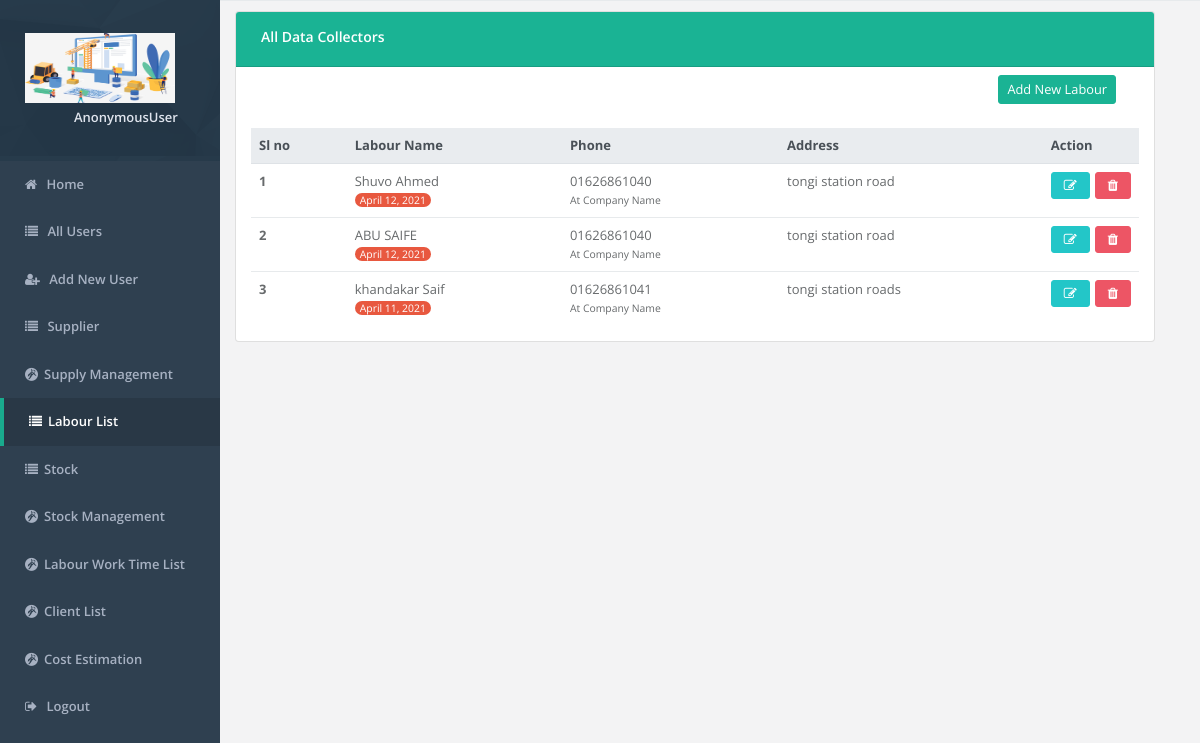
The app's page /supply/labour_list/ with its own data.
### supply_management/models.py (models this page shows, shortened)
class Labour(models.Model):
    name = models.CharField(max_length=200)
    phone = models.CharField(max_length=200)
    address = models.CharField(max_length=200)
    labour_type = models.ForeignKey(LabourTypes, on_delete=models.CASCADE)
    qualification = models.CharField(max_length=200)
    nid_number = models.CharField(max_length=200)
    photo = models.ImageField()
    created_date = models.DateField(auto_now_add=True)

### supply_management/views.py (the view)
# urls.py: path('labour_list/', views.labour_list, name="labour_list"),
def labour_list(request):
    labour_obj = Labour.objects.all()[::-1]
    context={
        "labour": labour_obj,
        'isact_labourlist': 'active'
    }
    return render(request, "labour/labour_list.html", context)

### templates/labour/labour_list.html (shortened to what this page needs)
{% include 'header.html' %}
{% load static %}
<div class="main-content" id="panel" style="margin-top:10px;">
    <div class="row">
        <div class="row container-fluid">
            <div class="col-md-12">
                <div class="card">
                    <div class="card-header bg-primary">
                        <div class="row align-items-center">
                            <h4 class="text-blod" style="padding-left:20px;">All Data Collectors</h4>
                        </div>
                    </div>
                    <div class="container-fluid">
                        <div class="col-md-12 mt-2 mb-4">
                            <div class="row align-items-center">
                                <div class="col-12">
                                    <div class="col-lg-offset-6">
                                        <a class="mr-2 btn btn-primary btn-sm float-right"
                                           href="{% url 'add_new_labour' %}">
                                            Add New Labour
                                        </a>
                                    </div>
                                </div>
                            </div>
                        </div>
                        <div class="table-responsive">
                            <table class="table align-items-center table-flush" id="surveyorList">
                                <thead class="thead-light">
                                <tr>
                                    <th data-sort="name">Sl no</th>
                                    <th data-sort="name">Labour Name</th>
                                    <th data-sort="name">Phone</th>
                                    <th data-sort="name">Address</th>
                                    <th>Action</th>
                                </tr>
                                </thead>
                                <tbody class="list">
                                {% for user in labour %}
                                    <tr>
                                        <th scope="row"><span class="name mb-0 text-sm">{{ forloop.counter }}</span>
                                        </th>
                                        <td>
                                            <span class="status">{{ user.name }}</span><br>
                                            <small style="color:#fff;background-color:#e8583f;border-radius: 10px;padding-left:5px;padding-right:5px;">{{ user.created_date }}</small>
                                        </td>
                                        <td>
                                            <span class="status">{{ user.phone }}</span><br>
                                            <small>At Company Name</small>
                                        </td>
                                        <td>
                                            <span class="status">{{ user.address }}</span>
                                        </td>
                                        <td style="width: 10%">
                                            <div class="btn-group">
                                                    <a href="{% url 'labour_update' id=user.id %}" style="margin-right: 5px;"><button class="btn btn-info fa fa-edit"></button></a>
                                                    <a href="" data-toggle="modal" id="{{ user.id }}" data-target="#surve_delete{{ user.id }}">
                                                        <button class="btn btn-danger fa fa-trash"></button>
                                                    </a>
                                            </div>
                                        </td>
                                    </tr>
                                {% endfor %}
                                </tbody>
                            </table>
                        </div>
                    </div>
                </div>
            </div>
        </div>
    </div>
</div>
{% include 'footer.html' %}

### records on screen
Labour: name "Shuvo Ahmed", created_date "April 12, 2021", phone "01626861040", address "tongi station road"
Labour: name "ABU SAIFE", created_date "April 12, 2021", phone "01626861040", address "tongi station road"
Labour: name "khandakar Saif", created_date "April 11, 2021", phone "01626861041", address "tongi station roads"

### other values on screen
{{ request.user }} "AnonymousUser"
